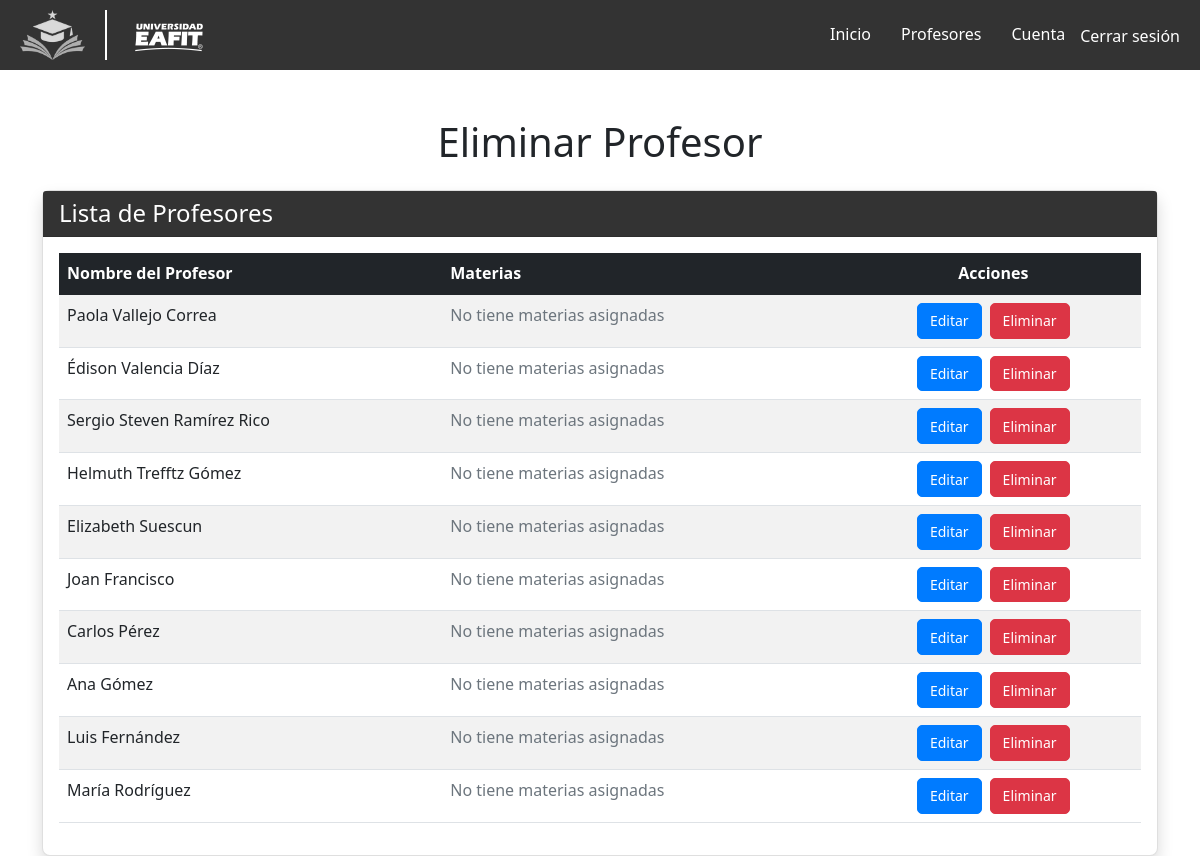
Page /eliminarprofesor/ (signed in) on the earlier database version.
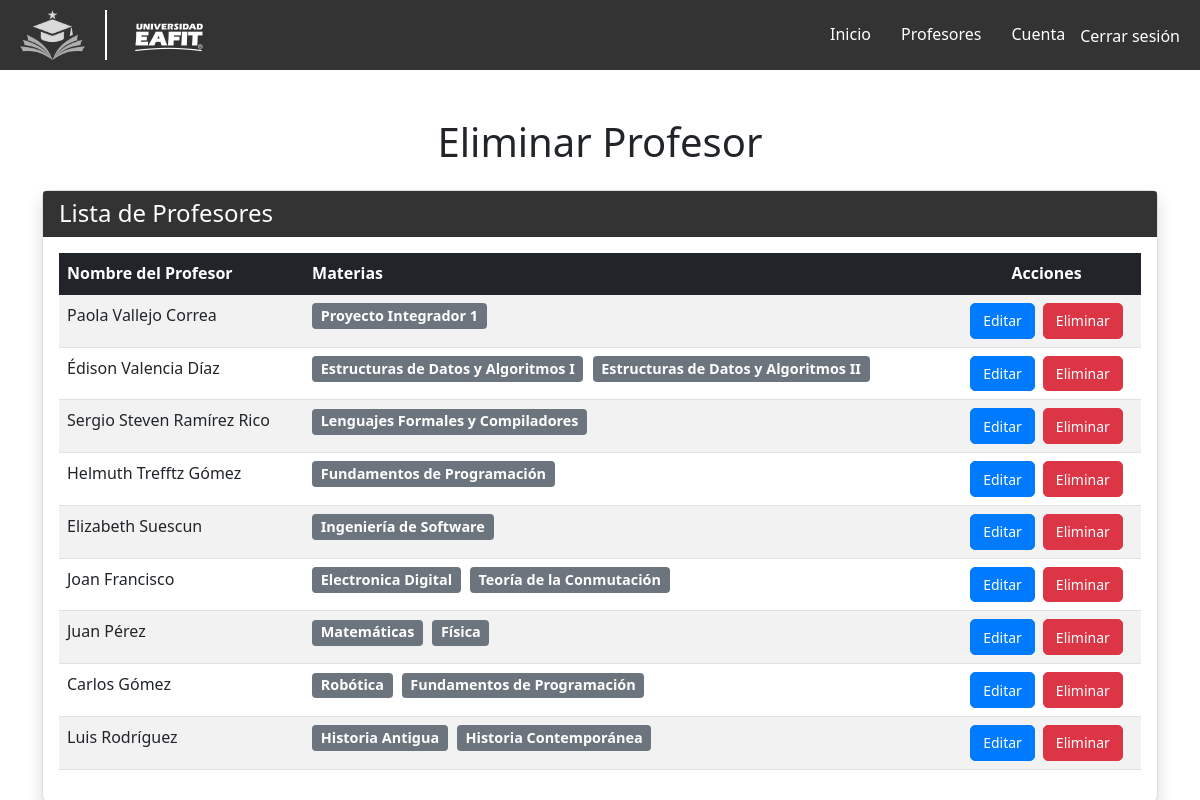
Same page on the later database version.
### profesores/models.py (models this page shows, shortened)
class Profesor(models.Model):
    nombre = models.CharField(max_length=100)
    departamento = models.CharField(max_length=100)
    materias = models.ManyToManyField('Materia', related_name='profesores')
    calificacion_media = models.FloatField(default=0.0)  # Calificación general del profesor
    numcomentarios = models.IntegerField(default=0)

class Materia(models.Model):
    nombre = models.CharField(max_length=100)
    calificacion_media = models.FloatField(default=0.0)
    numcomentarios = models.IntegerField(default=0)

### profesores/views.py (the view)
# urls.py: path('eliminarprofesor/', profesoresViews.manage_profesor, name='manage_profesor'),
@user_passes_test(is_admin)
def manage_profesor(request):
    profesores = Profesor.objects.all()  # Mostrar todas las reseñas
    return render(request, 'profesores/eliminar_profesor.html', {
        'profesores': profesores
    })

### profesores/views.py (called while the page is built)
def is_admin(user):
    return user.is_staff

### profesores/templates/profesores/eliminar_profesor.html (shortened to what this page needs)
{% extends "base_generic.html" %}
{% block content %}
<link href="https://cdn.jsdelivr.net/npm/bootstrap@5.1.3/dist/css/bootstrap.min.css" rel="stylesheet">
<div class="container mt-5">
    <h1 class="text-center mb-4">Eliminar Profesor</h1>
    <div class="card shadow">
        <div class="card-header text-white" style="background-color: #333;">
            <h4 class="mb-0">Lista de Profesores</h4>
        </div>
        <div class="card-body">
            <table class="table table-striped table-hover">
                <thead class="table-dark">
                    <tr>
                        <th scope="col">Nombre del Profesor</th>
                        <th scope="col">Materias</th>
                        <th scope="col" class="text-center">Acciones</th>
                    </tr>
                </thead>
                <tbody>
                    {% for profesor in profesores %}
                    <tr>
                        <td>{{ profesor.nombre }}</td>
                        <td>
                            {% if profesor.materias.exists %}
                                {% for materia in profesor.materias.all %}
                                    <span class="badge bg-secondary">{{ materia.nombre }}</span>
                                {% endfor %}
                            {% else %}
                                <span class="text-muted">No tiene materias asignadas</span>
                            {% endif %}
                        </td>
                        <td class="text-center">
                            <div class="d-flex justify-content-center">
                                <a href="{% url 'editar_profesor' profesor.id %}" class="btn btn-sm btn-primary me-2">
                                    Editar
                                </a>
                                <form method="POST" action="{% url 'eliminar_profesor' profesor.id %}" style="display:inline;"onsubmit="return confirm('¿Estás seguro de que deseas eliminar este profesor?');">
                                    <button type="submit" class="btn btn-sm btn-danger">
                                        Eliminar
                                    </button>
                                </form>
                            </div>
                        </td>
                    </tr>
                    {% endfor %}
                </tbody>
            </table>
        </div>
    </div>
</div>
{% endblock %}

Differences in the rows shown:
removed Profesor: nombre "Carlos Pérez", shows "No tiene materias asignadas"
removed Profesor: nombre "Ana Gómez", shows "No tiene materias asignadas"
removed Profesor: nombre "Luis Fernández", shows "No tiene materias asignadas"
removed Profesor: nombre "María Rodríguez", shows "No tiene materias asignadas"
changed Profesor "Paola Vallejo Correa": no longer shows "No tiene materias asignadas"
added Materia: nombre "Proyecto Integrador 1", shown under Profesor "Paola Vallejo Correa"
changed Profesor "Édison Valencia Díaz": no longer shows "No tiene materias asignadas"
added Materia: nombre "Estructuras de Datos y Algoritmos I", shown under Profesor "Édison Valencia Díaz"
added Materia: nombre "Estructuras de Datos y Algoritmos II", shown under Profesor "Édison Valencia Díaz"
changed Profesor "Sergio Steven Ramírez Rico": no longer shows "No tiene materias asignadas"
added Materia: nombre "Lenguajes Formales y Compiladores", shown under Profesor "Sergio Steven Ramírez Rico"
changed Profesor "Helmuth Trefftz Gómez": no longer shows "No tiene materias asignadas"
added Materia: nombre "Fundamentos de Programación"
changed Profesor "Elizabeth Suescun": no longer shows "No tiene materias asignadas"
added Materia: nombre "Ingeniería de Software", shown under Profesor "Elizabeth Suescun"
changed Profesor "Joan Francisco": no longer shows "No tiene materias asignadas"
added Materia: nombre "Electronica Digital", shown under Profesor "Joan Francisco"
added Materia: nombre "Teoría de la Conmutación", shown under Profesor "Joan Francisco"
added Profesor: nombre "Juan Pérez"
added Materia: nombre "Matemáticas", shown under "Juan Pérez"
added Materia: nombre "Física", shown under "Juan Pérez"
added Profesor: nombre "Carlos Gómez"
added Materia: nombre "Robótica", shown under "Carlos Gómez"
added Profesor: nombre "Luis Rodríguez"
added Materia: nombre "Historia Antigua", shown under "Luis Rodríguez"
added Materia: nombre "Historia Contemporánea", shown under "Luis Rodríguez"
